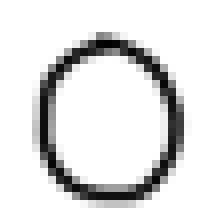
#> input picture test3/Unbenannt.png, 28 x 28 px, found by its file name (shown 8 times larger)
$ python tester.py
#> lines starting #> are read from the running program, lines starting #| are printed output that depends on the picture
import numpy as np
from PIL import Image

# === 1. Bild laden und vorbereiten ===
image_path = "Unbenannt.png"
img = Image.open(image_path).convert("L")      # Graustufen
img = img.resize((28, 28))                     # Größe anpassen
img = Image.eval(img, lambda x: 255 - x)       # Invertieren
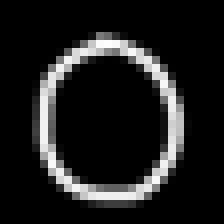
#> img: PIL image 28x28 L (shown 8 times larger); min 0, max 253, mean 29.5
img_array = np.array(img).astype(np.float32) / 255.0
img_flat = img_array.flatten()  # (784,)
#> img_flat = 784 values, max 0.992 at index 153, min 0 at index 0, mean 0.116

# === 2. Modell laden ===
data = np.load("trained_model.npz")
#> (reads letters/trained_model.npz from the repository)
weights_input_hidden1 = data["weights_input_hidden1"]
bias_hidden1 = data["bias_hidden1"]
weights_hidden1_hidden2 = data["weights_hidden1_hidden2"]
bias_hidden2 = data["bias_hidden2"]
weights_hidden2_output = data["weights_hidden2_output"]
bias_output = data["bias_output"]


# === 3. Aktivierungsfunktionen ===
def relu(x):
    return np.maximum(0, x)

def softmax(x):
    e_x = np.exp(x - np.max(x))
    return e_x / e_x.sum()

def relu_derivative(x):
    return (x > 0).astype(np.float32)


# === 4. Forward-Funktion ===
def forward(x):
    hidden1_z = np.dot(weights_input_hidden1, x) + bias_hidden1    # (64,)
#> hidden1_z = 128 values, max 5.63 at index 46, min -7.5 at index 32, mean -0.838
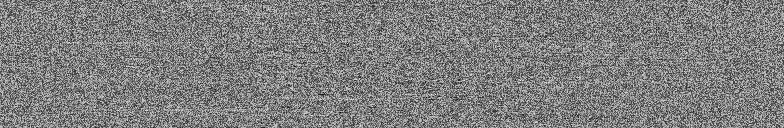
#> weights_input_hidden1: shape (128, 784) float64; min -0.867, max 0.863, mean -0.00581; drawn with min black and max white
    hidden1_a = relu(hidden1_z)
#> hidden1_a = 128 values, max 5.63 at index 46, min 0 at index 0, mean 0.83

    hidden2_z = np.dot(weights_hidden1_hidden2, hidden1_a) + bias_hidden2  # (64,)
#> hidden2_z = 128 values, max 9.86 at index 98, min -17.46 at index 72, mean -5.27
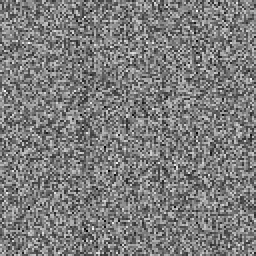
#> weights_hidden1_hidden2: shape (128, 128) float64 (shown 2 times larger); min -0.907, max 0.893, mean -0.0264; drawn with min black and max white
    hidden2_a = relu(hidden2_z)
#> hidden2_a = 128 values, max 9.86 at index 98, min 0 at index 0, mean 0.732

    output_z = np.dot(weights_hidden2_output, hidden2_a) + bias_output    # (10,)
#> output_z = 26 values, max 10.28 at index 14, min -11.61 at index 10, mean -0.458
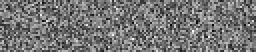
#> weights_hidden2_output: shape (26, 128) float64 (shown 2 times larger); min -0.769, max 0.929, mean 0.0155; drawn with min black and max white
    output_a = softmax(output_z)
#> in softmax, `e_x = np.exp(x - np.max(x))`: e_x = 26 values, max 1 at index 14, min 3.14e-10 at index 10, mean 0.0593
#> output_a = 26 values, max 0.648 at index 14, min 2.03e-10 at index 10, mean 0.0385

    return hidden1_a, hidden2_a, output_a

a1, a2, output_a = forward(img_flat)
#> a1 has the same summary as hidden1_a in forward; a2 has the same summary as hidden2_a in forward


for i, prob in enumerate(output_a):
    print(f"Wahrscheinlichkeit für {i}. {chr(i + 65)}: {prob:.4f}")
#> this loop made 26 passes
#> prob on passes 1 to 12: 0.0176, 0.00193, 0.309, 0.000884, 2.4e-05, 8.67e-08, 0.00926, 5.22e-08, 5.04e-07, 0.000987, 2.03e-10, 1.4e-05
#| Wahrscheinlichkeit für 0. A: 0.0176
#| Wahrscheinlichkeit für 1. B: 0.0019
#| Wahrscheinlichkeit für 2. C: 0.3092
#| Wahrscheinlichkeit für 3. D: 0.0009
#| Wahrscheinlichkeit für 4. E: 0.0000
#| Wahrscheinlichkeit für 5. F: 0.0000
#| Wahrscheinlichkeit für 6. G: 0.0093
#| Wahrscheinlichkeit für 7. H: 0.0000
#> (further printed lines are left out)

predicted_index = np.argmax(output_a)
#> predicted_index = 14
predicted_later = chr(predicted_index + ord('A'))
#> predicted_later = 'O'
print(f"Vorhergesagte Ziffer: {predicted_later}")
#| Vorhergesagte Ziffer: O

#> (the run stopped early here; a loop or call above may not have finished)
